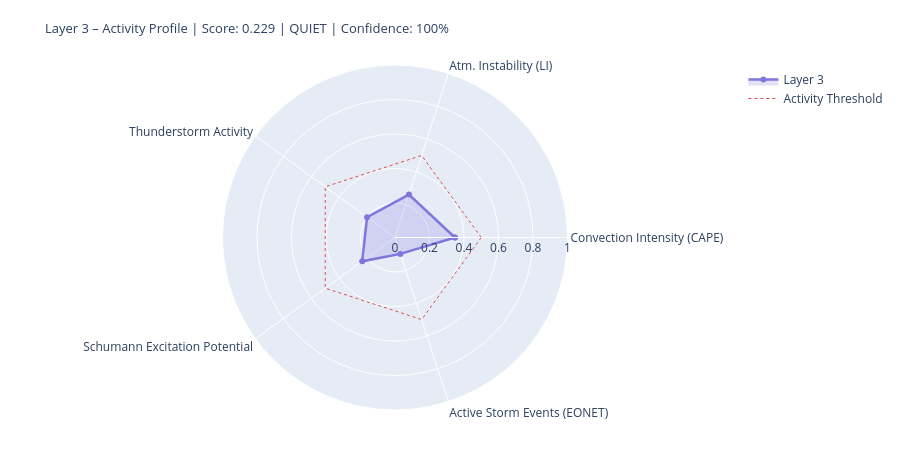

Source (notebook cell):
### Markdown cell above
---
## 4. State Assessment & Handoff to Layer 4/5

### Code cell
# ============================================================
# LAYER-3-SCORE
# Five dynamic components
# ============================================================

def norm(v, lo, hi):
    if v is None or (isinstance(v, float) and math.isnan(v)): return None
    return round(max(0.0, min(1.0, (v - lo) / (hi - lo))), 4)

# --- 1) Convection intensity (global CAPE mean) ---
cape_mean = df_atm['cape'].dropna().mean() if not df_atm.empty else None
conv_score = norm(cape_mean, 0, 3000)
conv_src   = 'primary' if cape_mean is not None else 'missing'

# --- 2) Atmospheric instability (LI mean) ---
li_mean   = df_atm['li'].dropna().mean() if not df_atm.empty else None
# Negative LI = unstable → higher score
instab_score = norm(-li_mean if li_mean is not None else None, -6, 6)
instab_src   = 'primary' if li_mean is not None else 'missing'

# --- 3) Thunderstorm activity (mean thunder score + WMO count) ---
thunder_mean = df_atm['thunder_score'].mean() if not df_atm.empty else None
n_thunder    = int(df_atm['thunderstorm'].sum()) if not df_atm.empty else 0
thunder_score_val = norm(
    (thunder_mean or 0) * 0.7 + n_thunder * 0.1, 0, 1.0
) if thunder_mean is not None else None
thunder_src = 'primary'

# --- 4) Schumann excitation potential (weighted Schumann contribution) ---
schumann_pot = df_atm['schumann_contribution'].mean() if not df_atm.empty else None
# Boosted by Layer-2 thunderstorm trigger
if schumann_pot is not None and l2_thunder:
    schumann_pot = min(1.0, schumann_pot * 1.2)
schumann_score = norm(schumann_pot, 0, 1.0) if schumann_pot is not None else None
schumann_src   = 'derived'

# --- 5) Storm activity (NASA EONET) ---
# Distinction: None = data not loaded, 0.0 = loaded but no events
storm_score = None
storm_src   = 'missing'
if raw.get('storms') is not None:          # API reached successfully
    storm_score = norm(len(storm_events), 0, 30) if storm_events else 0.0
    storm_src   = 'primary'

# X-Ray and Kp: context only, not in dynamic score
# (X-Ray = Layer-0/4 driver; Kp = geomagnetic index, not a lightning proxy)
xray_context = None
if raw.get('xray'):
    df_xc = pd.DataFrame(raw['xray'])
    fc = next((c for c in df_xc.columns
               if any(k in c.lower() for k in ['flux','long']) and 'time' not in c.lower()),
              df_xc.columns[1])
    df_xc[fc] = pd.to_numeric(df_xc[fc], errors='coerce')
    xray_last = df_xc[fc].dropna().iloc[-1] if not df_xc[fc].dropna().empty else None
    if xray_last:
        xray_class = ('X' if xray_last>=1e-4 else 'M' if xray_last>=1e-5
                      else 'C' if xray_last>=1e-6 else 'B')
        xray_context = {'flux': float(xray_last), 'class': xray_class}
        print(f'X-Ray context: {xray_class}-class ({xray_last:.2e} W/m²)')

# --- Aggregate ---
COMPONENTS = {
    'Convection Intensity (CAPE)':  {'score': conv_score,       'source': conv_src,    'dynamic': True},
    'Atm. Instability (LI)':         {'score': instab_score,     'source': instab_src,  'dynamic': True},
    'Thunderstorm Activity':              {'score': thunder_score_val, 'source': thunder_src, 'dynamic': True},
    'Schumann Excitation Potential':   {'score': schumann_score,   'source': schumann_src,'dynamic': True},
    'Active Storm Events (EONET)': {'score': storm_score,      'source': storm_src,   'dynamic': True},
}

available   = {k: v['score'] for k, v in COMPONENTS.items() if v['score'] is not None}
unavailable = [k for k, v in COMPONENTS.items() if v['score'] is None]
layer3_score = round(sum(available.values()) / len(available), 4) if available else None
confidence   = round(len(available) / len(COMPONENTS), 2)
level = ('unknown' if layer3_score is None
         else 'quiet'   if layer3_score < 0.3
         else 'moderate' if layer3_score < 0.6
         else 'active')
dominant_l3 = max(available, key=available.get) if available else 'none'

# --- Ausgabe ---
W = 68
print('=' * W)
print('LAYER 3 – ATMOSPHERE / WEATHER / THUNDERSTORMS – STATE ASSESSMENT')
print('=' * W)
for name, comp in COMPONENTS.items():
    s = comp['score']
    if s is not None:
        bar = '█' * int(s * 20) + '░' * (20 - int(s * 20))
        print(f'  {name:<36} {bar}  {s:.3f}  [{comp["source"]}]')
    else:
        print(f'  {name:<36} {"─" * 20}  n/a   [missing]')
print('-' * W)
print(f'  Score:        {layer3_score:.3f}  ({len(available)}/{len(COMPONENTS)} components)')
print(f'  Confidence:   {confidence:.0%}')
print(f'  Level:        {level.upper()}')
print(f'  Dominant:     {dominant_l3}')
print(f'  CAPE mean:    {cape_mean:.0f} J/kg' if cape_mean else '  CAPE mean:    n/a')
print(f'  LI mean:      {li_mean:.1f} K' if li_mean is not None else '  LI mean:      n/a')
print(f'  Thunderstorms:{n_thunder} points (WMO)  +  {len(storm_events)} NASA EONET')
print('=' * W)

# Radar
cats   = list(available.keys())
vals_r = list(available.values())
if len(cats) >= 3:
    fig = go.Figure()
    fig.add_trace(go.Scatterpolar(
        r=vals_r + [vals_r[0]], theta=cats + [cats[0]],
        fill='toself', fillcolor='rgba(127,119,221,0.22)',
        line=dict(color='#7F77DD', width=2.5), name='Layer 3'
    ))
    fig.add_trace(go.Scatterpolar(
        r=[0.5] * (len(cats)+1), theta=cats + [cats[0]],
        line=dict(color='#E24B4A', dash='dot', width=1),
        mode='lines', name='Activity Threshold'
    ))
    fig.update_layout(
        title=dict(
            text=f'Layer 3 – Activity Profile | Score: {layer3_score:.3f} | {level.upper()} | Confidence: {confidence:.0%}',
            font=dict(size=13)
        ),
        polar=dict(radialaxis=dict(visible=True, range=[0, 1])),
        height=450, showlegend=True,
        margin=dict(l=60, r=60, t=65, b=40)
    )
    fig.show()

### Figure 1 — Plotly figure (JSON) as saved in the notebook; plotly's stock layout.template omitted (floating-point values rounded to 4 significant figures)
{"data": [{"fill": "toself", "fillcolor": "rgba(127,119,221,0.22)", "line": {"color": "#7F77DD", "width": 2.5}, "name": "Layer 3", "r": [0.3473, 0.2617, 0.2003, 0.2352, 0.1, 0.3473], "theta": ["Convection Intensity (CAPE)", "Atm. Instability (LI)", "Thunderstorm Activity", "Schumann Excitation Potential", "Active Storm Events (EONET)", "Convection Intensity (CAPE)"], "type": "scatterpolar"}, {"line": {"color": "#E24B4A", "dash": "dot", "width": 1}, "mode": "lines", "name": "Activity Threshold", "r": [0.5, 0.5, 0.5, 0.5, 0.5, 0.5], "theta": ["Convection Intensity (CAPE)", "Atm. Instability (LI)", "Thunderstorm Activity", "Schumann Excitation Potential", "Active Storm Events (EONET)", "Convection Intensity (CAPE)"], "type": "scatterpolar"}], "layout": {"height": 450, "margin": {"b": 40, "l": 60, "r": 60, "t": 65}, "polar": {"radialaxis": {"range": [0, 1], "visible": true}}, "showlegend": true, "title": {"font": {"size": 13}, "text": "Layer 3 – Activity Profile | Score: 0.229 | QUIET | Confidence: 100%"}}}
